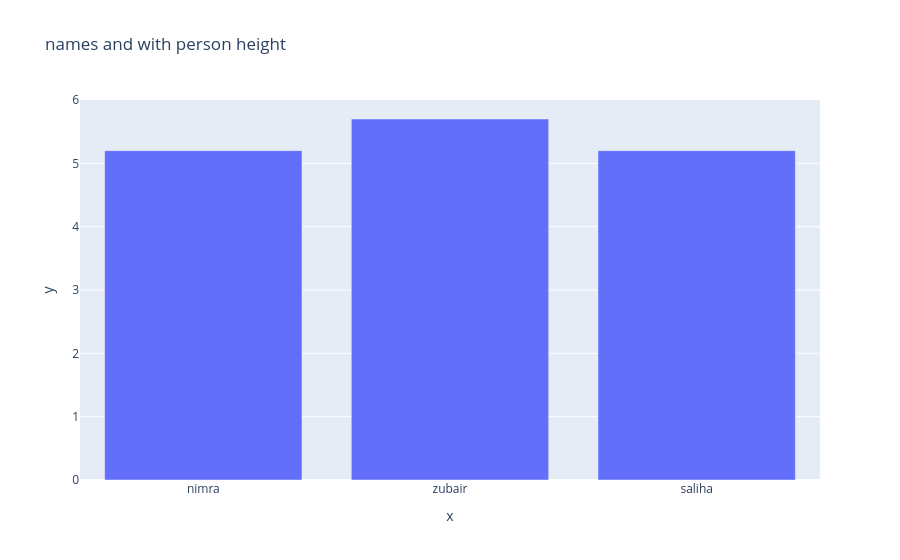

The code cell stored with this chart in its notebook:
### Code cell
fig= px.bar(x=names,y=heights,title= 'names and with person height')

fig.show()
# save the plot in png file 
fig.write_image('plotly_Bar.png')

### Figure 1 — Plotly figure (JSON) as saved in the notebook; plotly's stock layout.template omitted (floating-point values rounded to 4 significant figures)
{"data": [{"hovertemplate": "x=%{x}<br>y=%{y}<extra></extra>", "legendgroup": "", "marker": {"color": "#636efa", "pattern": {"shape": ""}}, "name": "", "orientation": "v", "showlegend": false, "textposition": "auto", "type": "bar", "x": ["nimra", "zubair", "saliha"], "xaxis": "x", "y": [5.2, 5.7, 5.2], "yaxis": "y"}], "layout": {"barmode": "relative", "legend": {"tracegroupgap": 0}, "title": {"text": "names and with person height"}, "xaxis": {"anchor": "y", "domain": [0, 1], "title": {"text": "x"}}, "yaxis": {"anchor": "x", "domain": [0, 1], "title": {"text": "y"}}}}
